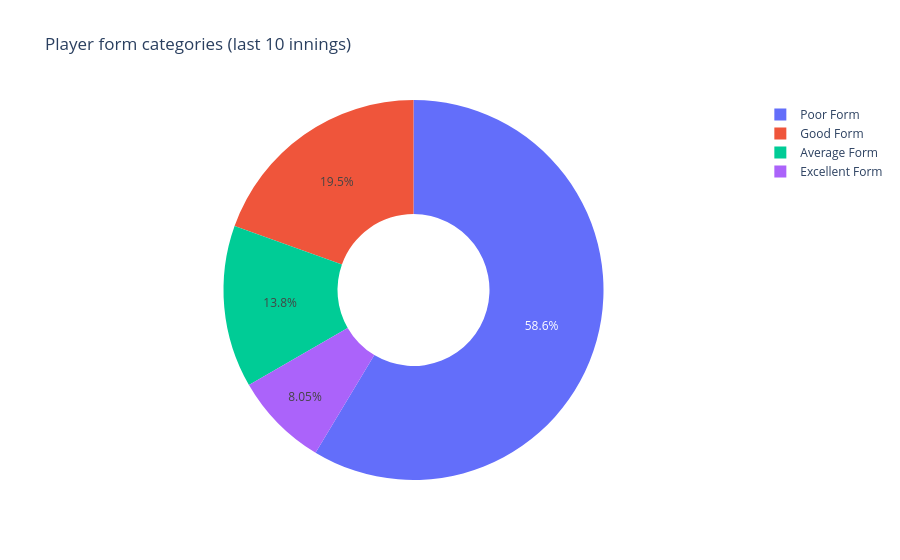

This figure's notebook cell:
### Markdown cell above
# Cell 8: form categories

### Code cell
form = q("q23")["form"].value_counts().reset_index()
form.columns = ["form", "players"]
fig = px.pie(form, names="form", values="players", hole=0.4,
             title="Player form categories (last 10 innings)")
save(fig, "form_categories").show()

### Figure 1 — Plotly figure (JSON) as saved in the notebook; plotly's stock layout.template omitted (floating-point values rounded to 4 significant figures)
{"data": [{"domain": {"x": [0, 1], "y": [0, 1]}, "hole": 0.4, "hovertemplate": "form=%{label}<br>players=%{value}<extra></extra>", "labels": ["Poor Form", "Good Form", "Average Form", "Excellent Form"], "legendgroup": "", "name": "", "showlegend": true, "type": "pie", "values": [51, 17, 12, 7]}], "layout": {"legend": {"tracegroupgap": 0}, "title": {"text": "Player form categories (last 10 innings)"}}}
